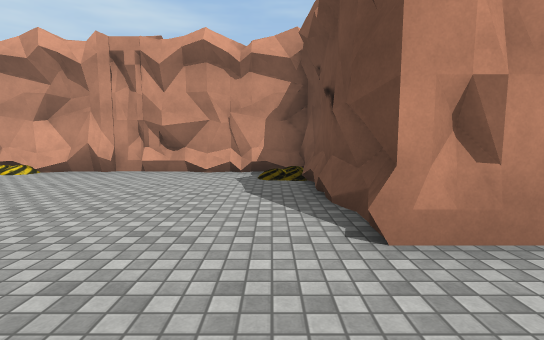
[1] (above)

20 first-person views from a walk through a scene from a Unity 3-D project. The camera is 1.4 m above the floor, tilts 6° down and sees 85° across. The floor is counted in squares, 2 m on a side. Each view is taken from the middle of a square. On the plan, view 1 faces up. The plan holds only what a view shows up to about 10 squares ahead; the rest is blank. The place goes on beyond the plan. The player character is not drawn. Some surface patterns are stand-ins.

[2]
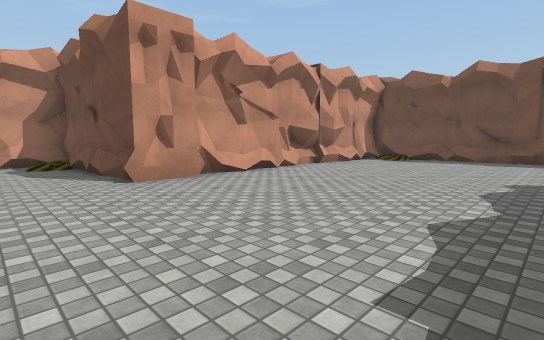

[3]
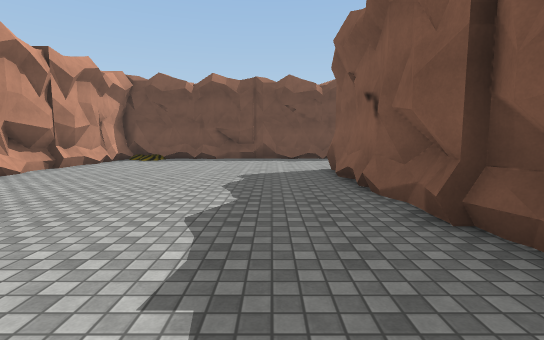

[4]
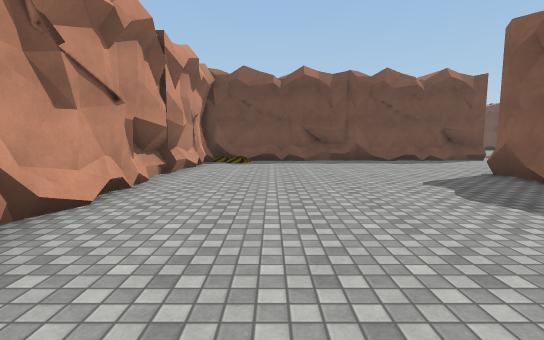

[5]
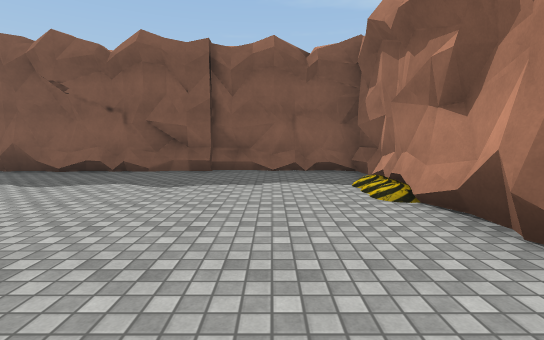

[6]
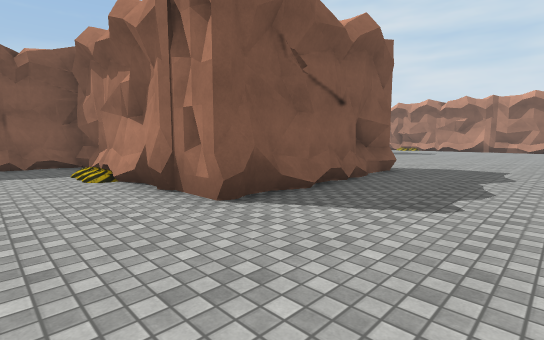

[7]
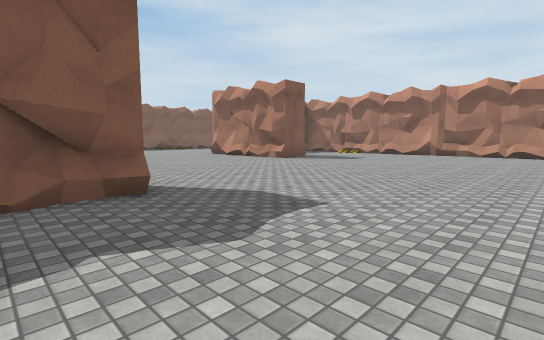

[8]
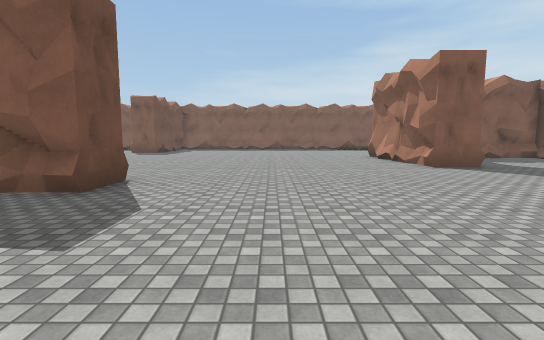

[9]
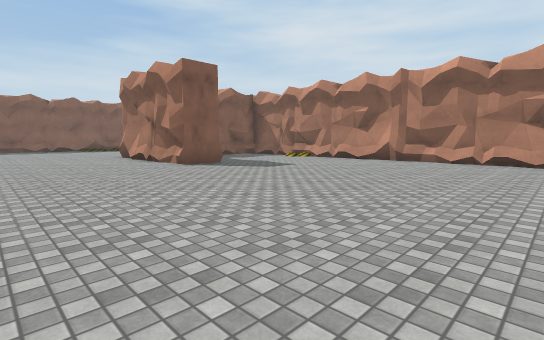

[10]
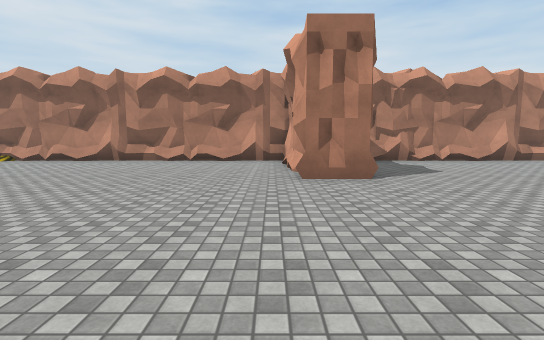

[11]
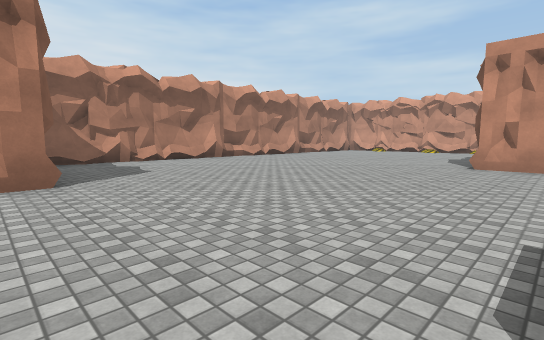

[12]
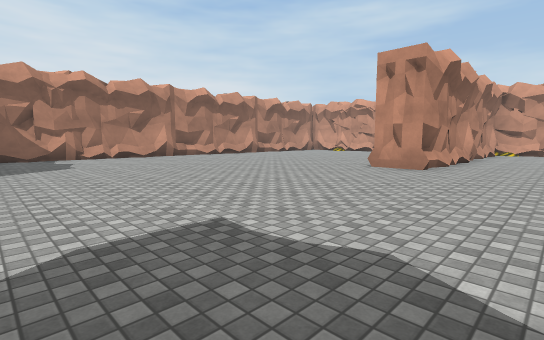

[13]
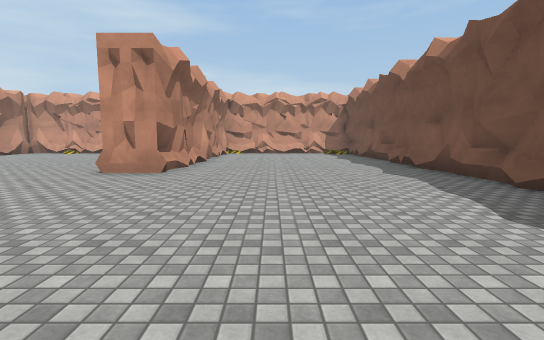

[14]
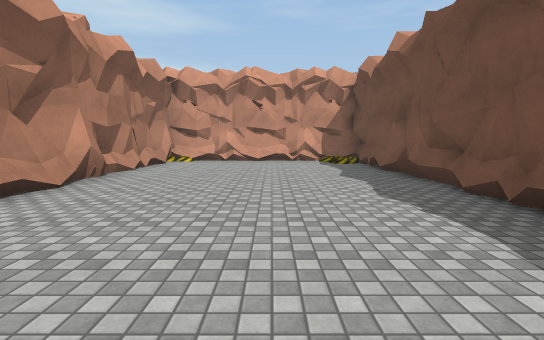

[15]
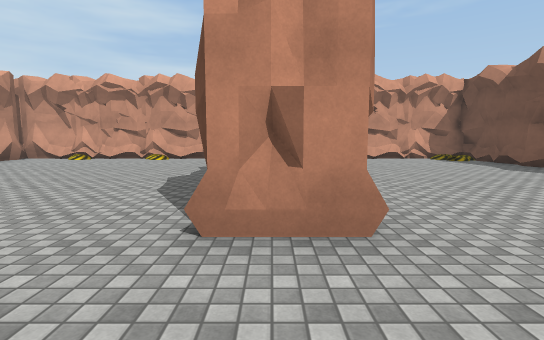

[16]
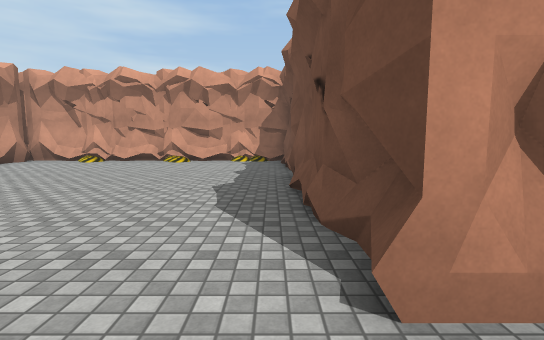

[17]
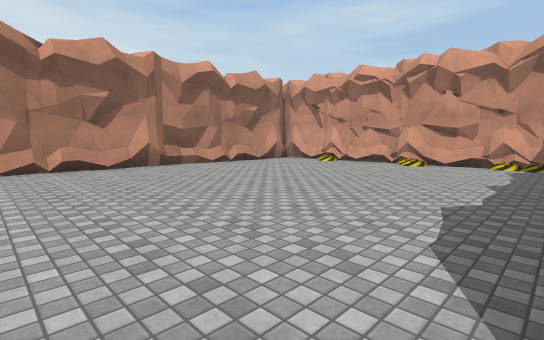

[18]
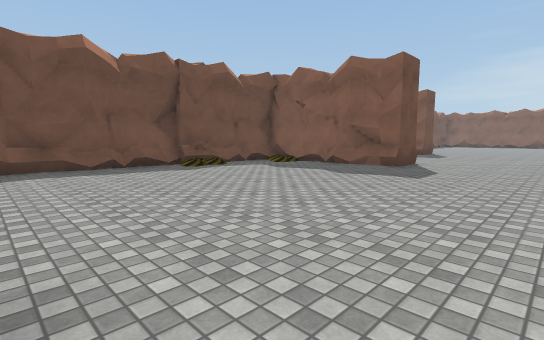

[19]
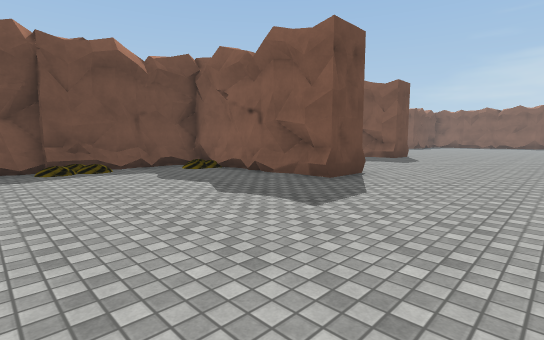

[20]
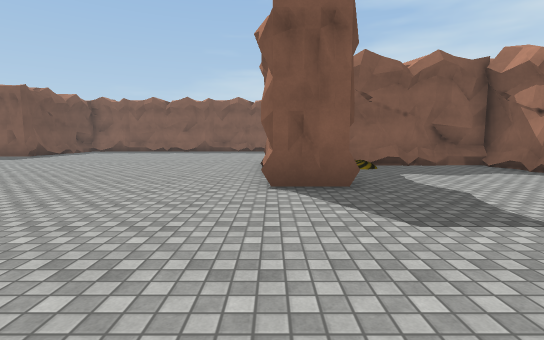

### Floor plan
Key: @ floor where view 1 was taken; # wall or solid block; . main floor; : floor 0.25 m higher than the main floor; / step, stairs or slope.
Columns run from 19 left of view 1 to 10 right of it. Each row starts with its distance up from view 1.
 24 #################
 23 #..../...##.... #
 22 #........##.....#
 21 #........##.....#
 20 #........##.....#
 19 #........##.....#
 18 #........##.....#
 17 #........##.....#
 16 #........#......#
 15 #........#......#
 14 #...............#
 13 #...............#
 12 #...............#
 11 #..............##
 10 #..............##
  9 #...............#
  8 #   #..........##
  7 #####......##########
  6 #........../ /###.###
  5 #................../#
  4 #...................#
  3 #...................#   ##
  2 #...................##########
  1 #............#####..........##
  0 #............#   #.@.........#
 -1 #.............   #...........#
 -2 #.............   #...........#
 -3 #/...##........  #...........#
 -4 #.... #........  #...........#
 -5 #...: #........  #########...#
 -6 #######.......             ..#
 -7       #........              #
 -8        ........

Where each view was taken, in squares from view 1:
view 1: 0 up, 0 right, facing up
view 2: 3 down, 1 left, facing up-right
view 3: 3 down, 1 left, facing right
view 4: 0 up, 0 right, facing right
view 5: 2 up, 0 right, facing down
view 6: 4 up, 0 right, facing down-left
view 7: 5 up, 5 left, facing down-left
view 8: 5 up, 9 left, facing down
view 9: 5 up, 9 left, facing down-left
view 10: 6 up, 9 left, facing left
view 11: 7 up, 9 left, facing up-left
view 12: 8 up, 7 left, facing up-left
view 13: 9 up, 7 left, facing up
view 14: 14 up, 6 left, facing up
view 15: 13 up, 10 left, facing up
view 16: 14 up, 11 left, facing up
view 17: 15 up, 11 left, facing up-left
view 18: 15 up, 11 left, facing down-right
view 19: 12 up, 11 left, facing down-right
view 20: 2 up, 13 left, facing down
